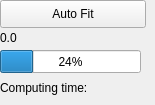
          <widget class="QWidget" name="tab_7">
           <attribute name="title">
            <string>Var fit</string>
           </attribute>
           <widget class="QPushButton" name="pushButton_autofit">
            <property name="geometry">
             <rect>
              <x>0</x>
              <y>0</y>
              <width>146</width>
              <height>28</height>
             </rect>
            </property>
            <property name="text">
             <string>Auto Fit</string>
            </property>
           </widget>
           <widget class="QLabel" name="label_11_fit_error">
            <property name="geometry">
             <rect>
              <x>0</x>
              <y>30</y>
              <width>146</width>
              <height>16</height>
             </rect>
            </property>
            <property name="text">
             <string>0.0</string>
            </property>
           </widget>
           <widget class="QProgressBar" name="progressBar_autofit">
            <property name="geometry">
             <rect>
              <x>0</x>
              <y>50</y>
              <width>141</width>
              <height>23</height>
             </rect>
            </property>
            <property name="value">
             <number>24</number>
            </property>
           </widget>
           <widget class="QLabel" name="computing_time_auto_fit_vrg">
            <property name="geometry">
             <rect>
              <x>0</x>
              <y>80</y>
              <width>131</width>
              <height>16</height>
             </rect>
            </property>
            <property name="text">
             <string>Computing time:</string>
            </property>
           </widget>
          </widget>
